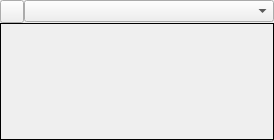
<?xml version="1.0" encoding="UTF-8"?>
<ui version="4.0">
 <class>CTranslItem</class>
 <widget class="QWidget" name="CTranslItem">
  <property name="geometry">
   <rect>
    <x>0</x>
    <y>0</y>
    <width>274</width>
    <height>140</height>
   </rect>
  </property>
  <property name="windowTitle">
   <string notr="true"/>
  </property>
  <layout class="QVBoxLayout" name="verticalLayout">
   <item>
    <layout class="QHBoxLayout" name="horizontalLayout">
     <item>
      <widget class="QToolButton" name="btRefresh">
       <property name="toolTip">
        <string>refresh</string>
       </property>
       <property name="text">
        <string/>
       </property>
       <property name="icon">
        <iconset resource="resfile.qrc">
         <normaloff>:/new/icons/icons/refresh.png</normaloff>:/new/icons/icons/refresh.png</iconset>
       </property>
      </widget>
     </item>
     <item>
      <widget class="CTreeComboBox" name="cmbWords"/>
     </item>
    </layout>
   </item>
   <item>
    <widget class="QLabel" name="lblGroup">
     <property name="frameShape">
      <enum>QFrame::Box</enum>
     </property>
     <property name="text">
      <string/>
     </property>
    </widget>
   </item>
  </layout>
 </widget>
 <layoutdefault spacing="0" margin="0"/>
 <customwidgets>
  <customwidget>
   <class>CTreeComboBox</class>
   <extends>QComboBox</extends>
   <header>treecombobox.h</header>
  </customwidget>
 </customwidgets>
 <resources>
  <include location="resfile.qrc"/>
 </resources>
 <connections/>
</ui>
